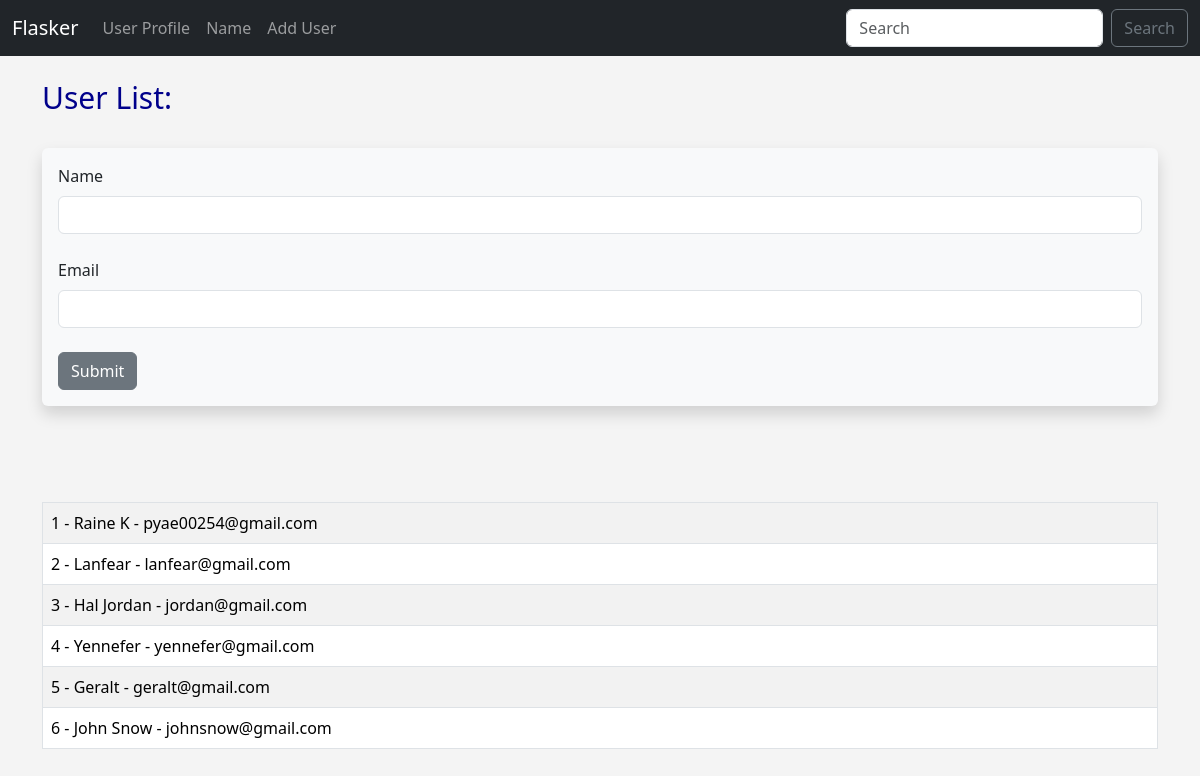
Screenshot of /user/add with the database file from the repository.
### app.py (models this page shows, shortened)
class Users(db.Model):
  id = db.Column(db.Integer, primary_key = True)
  name = db.Column(db.String(200), nullable = False)
  email = db.Column(db.String(120), nullable = False, unique = True)
  date_added = db.Column(db.DateTime, default = datetime.utcnow)

### app.py (the view, shortened to what this page needs)
@app.route('/user/add', methods=['GET', 'POST'])
def add_user():
  name = None
  form = UserForm()
  our_users = Users.query.order_by(Users.date_added)
  return render_template("add_user.html",
                         form = form,
                         name = name,
                         our_users = our_users)

### app.py
class UserForm(FlaskForm):
  name = StringField("Name", validators=[DataRequired()])
  email = StringField("Email", validators=[DataRequired()])
  submit = SubmitField("Submit")

### templates/add_user.html (shortened to what this page needs)
{% extends 'base.html' %}
{% block content %}
  {% if name %}
    <h1>User Added!</h1>
    <br/>
    <table class="table table-hover table-bordered table-striped">
      {% for our_user in our_users %}
        <tr>
          <td>{{ our_user.id}} - {{ our_user.name }} - {{ our_user.email }}</td>
        </tr>
      {% endfor %}
    </table>
    <br/><br/>
  {% else %}
    <h1>User List: </h1>
    <br/>
    <div class="shadow p-3 mb-5 bg-body-tertiary rounded">
      <form method="POST">
        {{ form.name.label(class="form-label") }}
        {{ form.name(class="form-control") }}
        <br/>
        {{ form.email.label(class="form-label") }}
        {{ form.email(class="form-control") }}
        <br/>
        {{ form.submit(class="btn btn-secondary") }}
      </form>
    </div>
    <br/><br/>
    <table class="table table-hover table-bordered table-striped">
      {% for our_user in our_users %}
        <tr>
          <td>{{ our_user.id}} - {{ our_user.name }} - {{ our_user.email }}</td>
        </tr>
      {% endfor %}
    </table>
  {% endif %}
{% endblock %}

### templates/base.html (shortened to what this page needs)
<!doctype html>
<html lang="en">
  <head>
    <link href="https://cdn.jsdelivr.net/npm/bootstrap@5.3.2/dist/css/bootstrap.min.css" rel="stylesheet">
    <link rel="stylesheet" href="{{ url_for('static', filename = 'css/style.css')}}">
  </head>
  <body>
    {% include 'nav.html' %}
    <br/>
    <div class="container">
      {% block content %}
      {% endblock %}
    </div>
  </body>
</html>

### templates/nav.html (shortened to what this page needs)
<nav class="navbar navbar-expand-lg navbar-dark bg-dark">
  <div class="container-fluid">
    <a class="navbar-brand" href="{{ url_for('index') }}">Flasker</a>
    <div class="collapse navbar-collapse" id="navbarSupportedContent">
      <ul class="navbar-nav me-auto mb-2 mb-lg-0">
        <li class="nav-item">
          <a class="nav-link" href="{{url_for('user', name= 'Raine')}}">User Profile</a>
        </li>
        <li class="nav-item">
          <a class="nav-link" href="{{url_for('name')}}">Name</a>
        </li>
        <li class="nav-item">
          <a class="nav-link" href="{{url_for('add_user')}}">Add User</a>
        </li>
      </ul>
      <form class="d-flex" role="search">
        <input class="form-control me-2" type="search" placeholder="Search" aria-label="Search">
        <button class="btn btn-outline-secondary" type="submit">Search</button>
      </form>
    </div>
  </div>
</nav>

### static/css/style.css (style rules this page uses)
h1 { color: darkblue; font-size: 30px; }
body { background-color: #f4f4f4; }

### rows the page displays
Users: id "1", name "Raine K", email "pyae00254@gmail.com"
Users: id "2", name "Lanfear", email "lanfear@gmail.com"
Users: id "3", name "Hal Jordan", email "jordan@gmail.com"
Users: id "4", name "Yennefer", email "yennefer@gmail.com"
Users: id "5", name "Geralt", email "geralt@gmail.com"
Users: id "6", name "John Snow", email "johnsnow@gmail.com"
